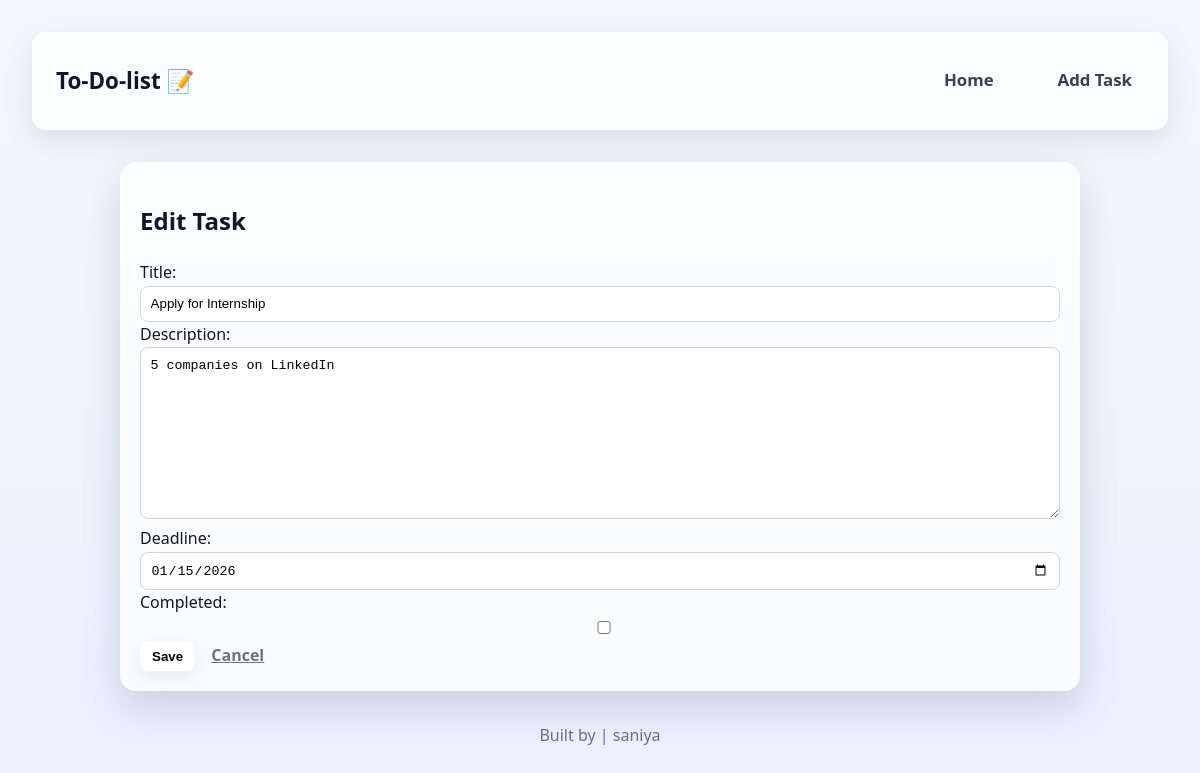
The app's page /task/19/edit/ with its own data.
### tasks/models.py (models this page shows, shortened)
class Task(models.Model):
    title = models.CharField(max_length=200)
    description = models.TextField(blank=True)
    deadline = models.DateField()
    completed = models.BooleanField(default=False)
    created_at = models.DateField(default=timezone.now)
    class Meta:
        ordering = ['completed', 'deadline', '-created_at']

### tasks/views.py (the view)
# urls.py: path('task/<int:pk>/edit/', views.edit_task, name='edit'),     # FBV - edit
def edit_task(request, pk):
    task = get_object_or_404(Task, pk=pk)
    if request.method == 'POST':
        form = TaskForm(request.POST, instance=task)
        if form.is_valid():
            form.save()
            return redirect('tasks:index')
    else:
        form = TaskForm(instance=task)
    return render(request, 'tasks/form.html', {'form': form, 'title': 'Edit Task'})

### tasks/forms.py
class TaskForm(forms.ModelForm):
    deadline = forms.DateField(
        widget=forms.DateInput(attrs={'type': 'date'}),
        input_formats=['%Y-%m-%d']
    )
    class Meta:
        model = Task
        fields = ['title', 'description', 'deadline', 'completed']

### templates/tasks/form.html (shortened to what this page needs)
{% extends 'base.html' %}
{% block content %}
<section class="panel">
  <h2>{{ title }}</h2>
  <form method="post" class="task-form">
    <div class="field">
      {{ form.title.label_tag }}{{ form.title }}
    </div>
    <div class="field">
      {{ form.description.label_tag }}{{ form.description }}
    </div>
    <div class="field split">
      <div>{{ form.deadline.label_tag }}{{ form.deadline }}</div>
      <div>{{ form.completed.label_tag }}{{ form.completed }}</div>
    </div>
    <div class="actions">
      <button class="btn">Save</button>
      <a class="btn ghost" href="{% url 'tasks:index' %}">Cancel</a>
    </div>
  </form>
</section>
{% endblock %}

### static/css/styles.css (style rules this page uses)
:root { --bg: #f4f7fb; --card: rgba(255, 255, 255, 0.75); --muted: #6b7280; --text: #0f172a; --accent: #6366f1; --accent-2: #22c55e; --danger: #ef4444; --radius-lg: 16px; --radius-md: 10px; --radius-sm: 8px; --shadow-sm: 0 6px 18px rgba(15, 23, 42, 0.08); --shadow-lg: 0 16px 40px rgba(15, 23, 42, 0.15); --font: "Segoe UI", Roboto, Arial, sans-serif; }
*, *::before, *::after { box-sizing: border-box; }
html, body { height: 100%; }
body { margin: 0; font-family: var(--font); background: linear-gradient(180deg, var(--bg), #eaf0ff); color: var(--text); line-height: 1.6; padding: 2rem; }
.panel { background: var(--card); border-radius: var(--radius-lg); padding: 1.25rem; box-shadow: var(--shadow-lg); backdrop-filter: blur(12px); }
.btn { padding: 0.45rem 0.75rem; border-radius: var(--radius-sm); border: none; font-weight: 700; cursor: pointer; background: #fff; box-shadow: var(--shadow-sm); }
.btn.ghost { background: transparent; box-shadow: none; color: var(--muted); }
.task-form input, .task-form textarea { width: 100%; padding: 0.6rem; border-radius: var(--radius-sm); border: 1px solid #d1d5db; }

### records on screen
Task: title "Apply for Internship", description "5 companies on LinkedIn", deadline "01/15/2026"

### other values on screen
{{ title }} "Edit Task"
